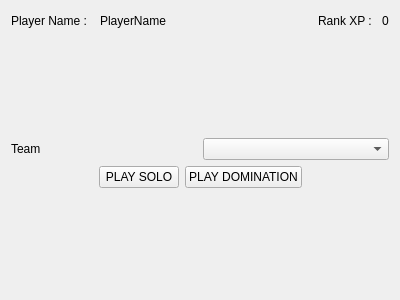
<?xml version="1.0" encoding="UTF-8"?>
<ui version="4.0">
 <class>ConnectToServerPage</class>
 <widget class="QWidget" name="ConnectToServerPage">
  <property name="geometry">
   <rect>
    <x>0</x>
    <y>0</y>
    <width>400</width>
    <height>300</height>
   </rect>
  </property>
  <property name="windowTitle">
   <string>Form</string>
  </property>
  <layout class="QVBoxLayout" name="verticalLayout">
   <item>
    <layout class="QHBoxLayout" name="horizontalLayout">
     <item>
      <widget class="QLabel" name="label">
       <property name="text">
        <string>Player Name :  </string>
       </property>
      </widget>
     </item>
     <item>
      <widget class="QLabel" name="playerName">
       <property name="text">
        <string>PlayerName</string>
       </property>
      </widget>
     </item>
     <item>
      <spacer name="horizontalSpacer">
       <property name="orientation">
        <enum>Qt::Orientation::Horizontal</enum>
       </property>
       <property name="sizeHint" stdset="0">
        <size>
         <width>40</width>
         <height>20</height>
        </size>
       </property>
      </spacer>
     </item>
     <item>
      <widget class="QLabel" name="label_2">
       <property name="text">
        <string>Rank XP : </string>
       </property>
      </widget>
     </item>
     <item>
      <widget class="QLabel" name="rankXp">
       <property name="text">
        <string>0</string>
       </property>
      </widget>
     </item>
    </layout>
   </item>
   <item>
    <spacer name="verticalSpacer_2">
     <property name="orientation">
      <enum>Qt::Orientation::Vertical</enum>
     </property>
     <property name="sizeHint" stdset="0">
      <size>
       <width>20</width>
       <height>104</height>
      </size>
     </property>
    </spacer>
   </item>
   <item>
    <layout class="QHBoxLayout" name="horizontalLayout_3">
     <item>
      <widget class="QLabel" name="label_3">
       <property name="text">
        <string>Team</string>
       </property>
      </widget>
     </item>
     <item>
      <widget class="QComboBox" name="teamComboBox"/>
     </item>
    </layout>
   </item>
   <item>
    <layout class="QHBoxLayout" name="horizontalLayout_2">
     <item>
      <spacer name="horizontalSpacer_2">
       <property name="orientation">
        <enum>Qt::Orientation::Horizontal</enum>
       </property>
       <property name="sizeHint" stdset="0">
        <size>
         <width>40</width>
         <height>20</height>
        </size>
       </property>
      </spacer>
     </item>
     <item>
      <widget class="QPushButton" name="playBtn">
       <property name="text">
        <string>PLAY SOLO</string>
       </property>
      </widget>
     </item>
     <item>
      <widget class="QPushButton" name="playDominationBtn">
       <property name="text">
        <string>PLAY DOMINATION</string>
       </property>
      </widget>
     </item>
     <item>
      <spacer name="horizontalSpacer_3">
       <property name="orientation">
        <enum>Qt::Orientation::Horizontal</enum>
       </property>
       <property name="sizeHint" stdset="0">
        <size>
         <width>40</width>
         <height>20</height>
        </size>
       </property>
      </spacer>
     </item>
    </layout>
   </item>
   <item>
    <spacer name="verticalSpacer">
     <property name="orientation">
      <enum>Qt::Orientation::Vertical</enum>
     </property>
     <property name="sizeHint" stdset="0">
      <size>
       <width>20</width>
       <height>104</height>
      </size>
     </property>
    </spacer>
   </item>
  </layout>
 </widget>
 <resources/>
 <connections/>
</ui>
